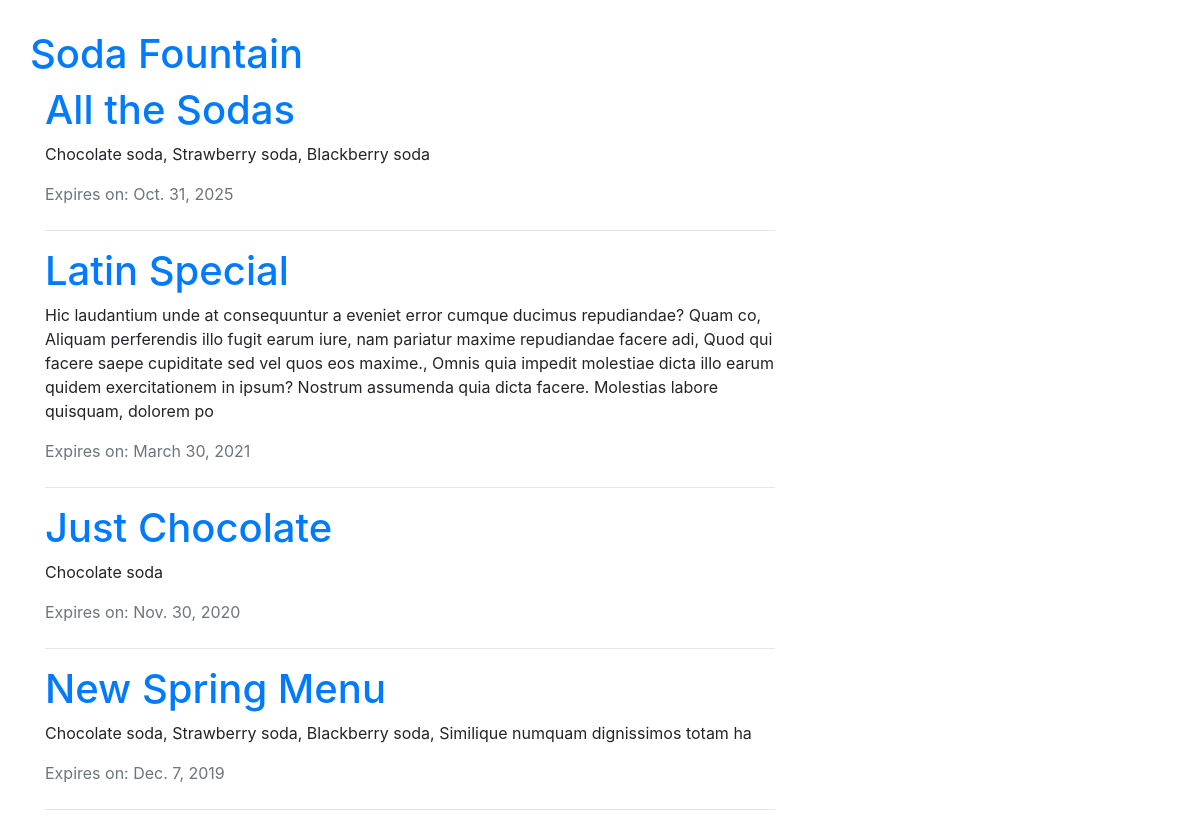
The app's page /, older data.
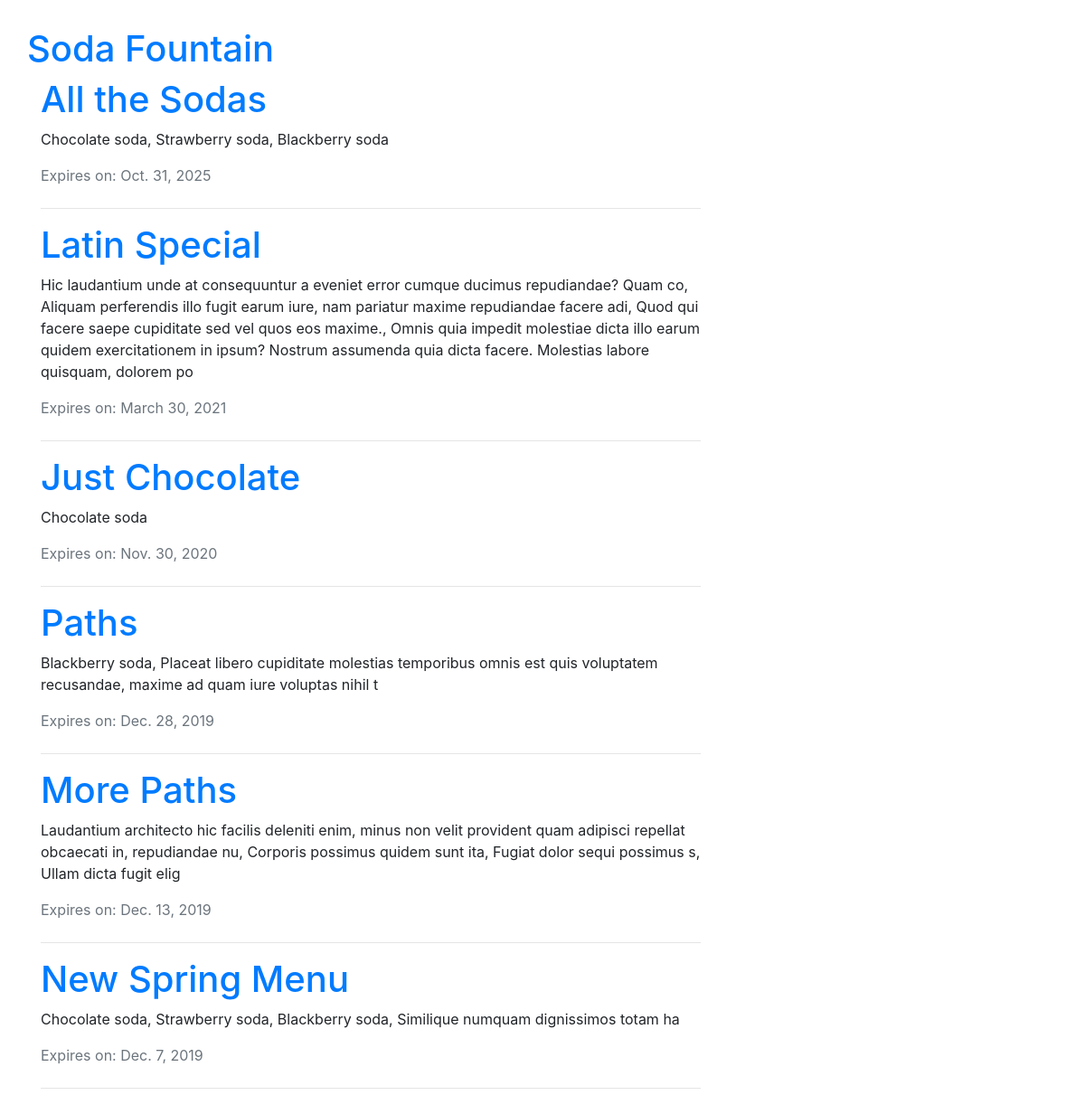
The same page, newer data.
### menu/models.py (models this page shows, shortened)
class Menu(models.Model):
    season = models.CharField(max_length=20) # Required Field
    items = models.ManyToManyField('Item', related_name='items')  # Required Field
    created_date = models.DateTimeField(default=timezone.now)  # Hidden Field
    expiration_date = models.DateField(blank=True, null=True)  # Optional Field

class Item(models.Model):
    name = models.CharField(max_length=200)
    description = models.TextField()
    chef = models.ForeignKey('auth.User', on_delete=models.CASCADE,)
    created_date = models.DateTimeField(default=timezone.now)
    standard = models.BooleanField(default=False)
    ingredients = models.ManyToManyField('Ingredient')
    def __str__(self):
        return self.name

### menu/views.py (the view)
# urls.py: path('', views.menu_list, name='menu_list'),
def menu_list(request):
    now = timezone.now()
    menus = models.Menu.objects.all().prefetch_related(
        'items'
        ).filter(expiration_date__gte=now).order_by('-expiration_date')
    return render(request, 'menu/menu_list.html', {'menus': menus})

### menu/templates/menu/menu_list.html (shortened to what this page needs)
{% extends 'base.html' %}
{% block content %}
    <div class="content container">
        <div class="row">
            <div class="col-md-8">
                {% for menu in menus %}
                    <h1>
                        <a href="{% url 'menu:menu_detail' pk=menu.pk %}">{{ menu.season }}</a>
                    </h1>
                    <p>{{ menu.items.all|join:", " }}</p>
                    {% if menu.expiration_date %}
                        <div class="text-muted mt-0 mb-4">
                            Expires on: {{ menu.expiration_date }}
                        </div>
                        <hr>
                    {% endif %}
                {% endfor %}
            </div>
        </div>
    </div>
{% endblock %}

Row changes from the older to the newer data that the page shows:
added Menu: season "Paths", items.all "Blackberry soda, Placeat libero cupiditate molestias temporibus omnis est quis voluptatem recusandae, maxime ad quam iure voluptas nihil t", expiration_date "Dec. 28, 2019"
added Menu: season "More Paths", items.all "Laudantium architecto hic facilis deleniti enim, minus non velit provident quam adipisci repellat obcaecati in, repudiandae nu, Corporis possimus quidem sunt ita, Fugiat dolor sequi possimus s, Ullam dicta fugit elig", expiration_date "Dec. 13, 2019"
